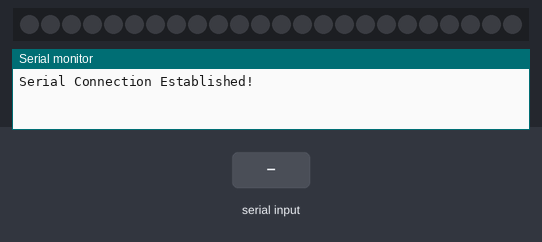
A sketch run on a simulated Arduino Uno, built with avr-gcc and run on an emulated ATmega328P. On the bench: 24 RGB LEDs in strip order, left to right, the last lines printed to the serial monitor. The inputs (shaded band) are chosen by the test bench. Dim RGB values are drawn brighter than linear.

Above: at 1.2 s.
1.3 s: "1\n" received over Serial
At 3.48 s:
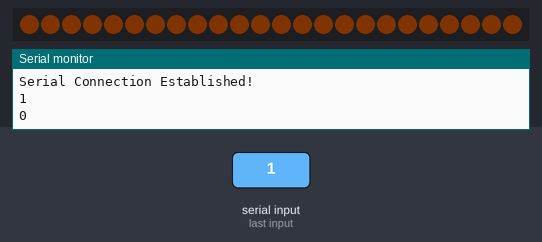
At 5.1 s:
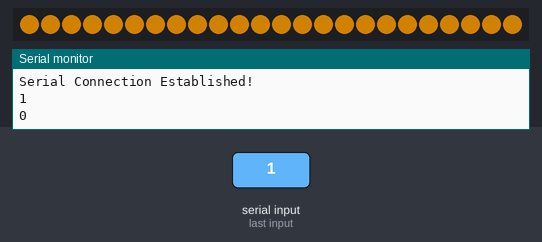

The sketch:

interactive_sketch.ino
```cpp
#include <Adafruit_NeoPixel.h>

#define PIN 6
#define NUMPIXELS 24
#define TIME_PER_PERCENT 15
#define FLASHSLO 10
#define AMT 1
#define TIME_PER_HALFHOUR 4000

// #ifdef __AVR__
// #include <avr/power.h>
// #endif

Adafruit_NeoPixel pixels(NUMPIXELS, PIN, NEO_GRB + NEO_KHZ800);

double rawList[] = {0.0, 0.0, 0.0, 0.0, 0.029, 0.44, 0.97, 0.87, 0.478, 0.014, 0.009, 0.0, 0.0};
                // [0, 0, 0, 0, 0, 50Y, 100Y, 100P, 50P, 0, 0, 0, 0]


void iterateThruPercent(int numList, int maxPercent, int last, int * lastColour);
void fadeToColor(uint32_t c1, uint32_t c2, int wait);
void initYellow(int intensity);
void initPurple(int intensity);

void iterateThruPercent(int numList, int maxPercent, int last, int * lastColour){

    int flag = 1;
    if(last > maxPercent){
      flag=-1;
    }

    if(numList <=6){

        if(*lastColour !=1)
        {
          if(last!=0){
            fadeToColor(pixels.Color((int)(((double)(last)/100)*252), (int)(((double)(last)/100)*124), (int)(((double)(last)/100)*214)),
            pixels.Color((int)(((double)(last)/100)*250), (int)(((double)(last)/100)*155), (int)(((double)(last)/100)*0)), 40);
          }
        }
        (*lastColour) = 1;

        for(int per = last; ((per < maxPercent && flag == 1) || (per > maxPercent && flag ==-1)); per+=flag)
        {
            int volume = ((double)(255)*((double)per/(double)100));
            initYellow(volume);
            delay(TIME_PER_PERCENT);
        }
        return;

    }
    else{

        if(*lastColour != 2)
        {
          if(last!=0)
          {
            fadeToColor(pixels.Color((int)(((double)(last)/100)*250), (int)(((double)(last)/100)*155), (int)(((double)(last)/100)*0)),
            pixels.Color((int)(((double)(last)/100)*252), (int)(((double)(last)/100)*124), (int)(((double)(last)/100)*214)), 40);

          }
        }
        (*lastColour) = 2;

        for(int per = last; (((per < maxPercent) && (flag == 1)) || ((per > maxPercent) && (flag ==-1))); per+=flag)
        {
            int volume = ((double)(255)*((double)per/(double)100));
            initPurple(volume);
            delay(TIME_PER_PERCENT);
        }
        return;
    }
}

void fadeToColor(uint32_t c1, uint32_t c2, int wait){

  int r1 = (c1 >> 16) & 0xFF;
  int g1 = (c1 >> 8) & 0xFF;
  int b1 = c1 & 0xFF;

  int r2 = (c2 >> 16) & 0xFF;
  int g2 = (c2 >> 8) & 0xFF;
  int b2 = c2 & 0xFF;

  for (float t = 0.0; t < 1.0; t += 0.01) {
    int r = (int)(r1 + t * (r2 - r1));
    int g = (int)(g1 + t * (g2 - g1));
    int b = (int)(b1 + t * (b2 - b1));

    for (int i = 0; i < NUMPIXELS; i++) {
      pixels.setPixelColor(i, r, g , b);
    }

    pixels.show();
    delay(wait);
  }
}

void initYellow(int intensity){
  int R=250;
  int G=155;
  int B=0;

  for(int i =0 ; i<NUMPIXELS; i++){

    pixels.setPixelColor(i, R, G, B);

  }
    pixels.setBrightness(intensity);
    pixels.show();
}

void initPurple(int intensity){
  int R=252;
  int G=124;
  int B=214;

  for(int i =0 ; i<NUMPIXELS; i++){

    pixels.setPixelColor(i, R, G, B);

  }
    pixels.setBrightness(intensity);
    pixels.show();
}

void dimBrighten(int direction, int volume, int colour){
  //dim until off if direction is -1
  //brighten to colour if 1

  volume = (255*volume)/100;
  if(direction < 0)
  {
    for (int brightness = volume; brightness >= 0; brightness--)
    {
      if(colour == 1){
        initYellow(brightness);
      }
      else{
        initPurple(brightness);
      }
      // pixels.show();
      delay(FLASHSLO);
    }
  }
  else{
    for (int brightness = 0; brightness <= volume; brightness++) {

      if(colour == 1){
        initYellow(brightness);
      }
      else{
        initPurple(brightness);
      }
      // pixels.show();
      delay(FLASHSLO);
    }
  }
}

void thruHalfHours(int i, int last, int lastColour, int numFlashes)
{
  for(int k = 0; k<(numFlashes); k++){
    dimBrighten(-1, last, lastColour);
    dimBrighten(1, last, lastColour);
  }
}
void setup()
{
  // Open serial communications and wait for port to open:
  Serial.begin(115200);
  while (!Serial) {
  ; // wait for serial port to connect. Needed for native USB port only
  }
  Serial.println("Serial Connection Established!");
  pixels.begin();
  for(int i =0 ; i<NUMPIXELS; i++){
    pixels.setPixelColor(i, 0, 0, 0);
    pixels.show();
  }
}

int last = 0;
int lastColour = 1;
int lastIndex = 12;
void loop()
{

    int received = 0;
    int i = 0;
    int flashflag = 0;
    int mod = 0;
    int idx = 0;

    if (Serial.available()) {
        // Serial.write(Serial.read());
        int j = Serial.parseInt();

        idx=j;

        Serial.println(j);
    }

    if(idx==1){
      for(int i = 0; i<13; i++)
      {
        if (rawList[i] >= 0.3 && rawList[i] <= 0.5)
        {
          iterateThruPercent(i, 50, last, &lastColour);
          last = 50;

          if(i==6||i==8){

            thruHalfHours(i, last, lastColour, 2);
            delay(TIME_PER_HALFHOUR);
            thruHalfHours(i, last, lastColour, 4);
          }
          else{
            delay(5000);
          }

        }
        else if (rawList[i] > 0.5)
        {
          iterateThruPercent(i, 100, last, &lastColour);
          last = 100;

          if(i==6||i==8){
            iterateThruPercent(i, 50, last, &lastColour);
            last = 50;
            thruHalfHours(i, last, lastColour, 2);
            delay(TIME_PER_HALFHOUR);
            thruHalfHours(i, last, lastColour, 4);
            iterateThruPercent(i, 100, last, &lastColour);
            last = 100;
          }
          else{
            delay(5000);
          }

        }
        else
        {
          if(last != 0){
            dimBrighten(-1, last, lastColour);
            last = 0;
          }
          else{
            delay(200);
          }
        }
        if (Serial.available()) {
        // Serial.write(Serial.read());
        int j = Serial.parseInt();
        Serial.println(j);
        if(j!=0){break;}
        }
      }

    }
    if(idx==2){
      iterateThruPercent(5, 100, last, &lastColour);
      last=100;
    }
    else if(idx==3){
      iterateThruPercent(7, 100, last, &lastColour);
      last=100;
    }
    else if(idx==4){
      if(last != 0){
        dimBrighten(-1, last, lastColour);
        last = 0;
      }
    }

}
```

Measured:
- after the input at 1.3 s, the LEDs: change after 2.0 s (image 1)
